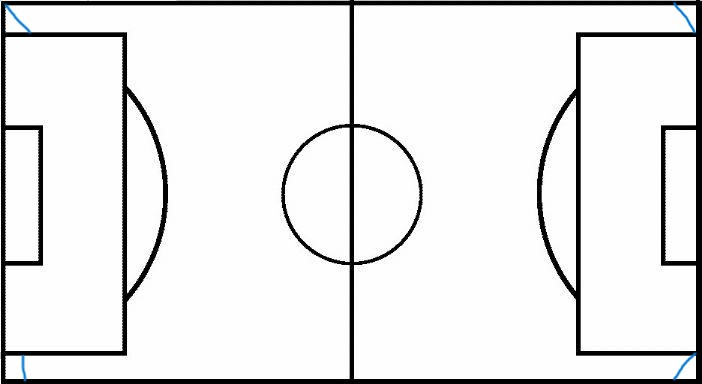
#> input picture images/0.jpg, 702 x 384 px
$ jupyter execute Part1_Homework1_244201001033_AKCAN_ERCAN.ipynb
#> lines starting #> are read from the running program, lines starting #| are printed output that depends on the picture; long printed decimals are rounded
### utils.py
import math
import numpy as np
import cv2 as cv
from sklearn.cluster import KMeans


# [17 lines left out: function image_resizer, not called in this run]


"""
Takes 2 lines that represented by 2 points(a 2D list)
Returns the junction points if it exits, False otherwise
"""
def get_junction(line1, line2):
	xdiff = (line1[0][0] - line1[1][0], line2[0][0] - line2[1][0])
	ydiff = (line1[0][1] - line1[1][1], line2[0][1] - line2[1][1])

	def det(a, b):
		return a[0] * b[1] - a[1] * b[0]

	div = det(xdiff, ydiff)
	if div == 0:
	   return False, False

	d = (det(*line1), det(*line2))
	x = det(d, xdiff) / div
	y = det(d, ydiff) / div
	return int(x), int(y)

"""
	Adds line to the destination frame
	Returns cartesian coordinates of the 2 points that belong to that line
"""
def add_line(lines, i, destination):
	rho = lines[i][0][0]
	theta = lines[i][0][1]
	a = math.cos(theta)
	b = math.sin(theta)
	x0 = a * rho
	y0 = b * rho
	pt1 = (int(x0 + 1000*(-b)), int(y0 + 1000*(a)))
	pt2 = (int(x0 - 1000*(-b)), int(y0 - 1000*(a)))
	cv.line(destination, pt1, pt2, (0,0,255), 1, cv.LINE_AA)
	return pt1, pt2
"""
Paints a rectangle of 4x4 pixel size on the frame with the center given
as x and y.
"""
def mark_point(x, y, frame, rbg=(0,255,0)):
		p1 = (int(x-2),int(y-2))
		p2 = (int(x+2),int(y+2))
		cv.rectangle(frame, p1, p2, rbg, 3, cv.LINE_AA)

"""
Marks all points using mark_point() function
"""
def mark_all(points, frame, rbg=(0,255,0)):
	for p in points:
		mark_point(p[0], p[1], frame,rbg)

"""
Given a list of lines that are represent by 2 2D points
returns all junction points by using get_junction() for each
pair of points
"""
def junctions(lines):
	intersections = []
	for i in range(0,len(lines)-1):
		for j in range(i+1, len(lines)):
			x, y = get_junction(lines[i], lines[j])
			if(x and y):
				intersections.append([x,y])
	return intersections

"""
Applies K-Means on the given list of 2D points. Returns n number of
cluster centers.
"""
def kmeans_centers(points, n):
	if len(points) < n:
		return None
	else:
		arr = np.asarray(points)
		kmeans = KMeans(n_clusters=n, random_state=0).fit(arr)
		return kmeans.cluster_centers_

"""
Weeds out the points that are out of the camera resolution.
"""
def get_noninf(points):
	noninfs = []
	for p in points:
		# This is bad and should be more modular
		if not (p[0] > 638 or p[0] < 0 or p[1] > 478 or p[1] <0):
			noninfs.append(p)
	return noninfs

"""
Calculates the corners for the biggest rectangle in the model image
This should be generalized in decide_points() function but this will
do for now.

Or this could be called for near right angles, camera position exaclty
towards the middle of the field.

Returns top, bot : 2 arrays of size 2 thah each hold 2 points.
Top Left > Top Right : Bottom Left > Bottom Right
"""
def get_model_corners(points):
	top = []
	bot = []
	sum_x = 0
	sum_y = 0
	for p in points:
		sum_x += p[0]
		sum_y += p[1]

	avg_x = sum_x / len(points)
	avg_y = sum_y / len(points)

	for p in points:
		if p[1] > avg_y:	# Y gets bigger at bottom pixels
			bot.append([int(p[0]),int(p[1])])
		else:
			top.append([int(p[0]),int(p[1])])

	if(len(top) >= 5 and len(bot) >= 5):
		top.sort(key = lambda x: x[0])
		bot.sort(key = lambda x: x[0])

		top_corner = [top[0], top[-1]]
		bot_corner = [bot[0], bot[-1]]

		return top_corner, bot_corner
	else:
		return [], []

"""
Calculate the euclidean distance between p1 and p2
"""
def distance(p1, p2):
	xdiff = p1[0] - p2[0]
	ydiff = p1[1] - p2[1]
	return math.sqrt(xdiff**2 + ydiff**2)

"""
Return top, bot : like get_model_lines but for 1-89 and 91-179 degree angles
"""
def get_frame_corners(points):
	top = [[],[]]
	bot = [[],[]]

	if points != []:
		p_min_x = min(points, key = lambda x: x[0])
		p_max_x = max(points, key = lambda x: x[0])
		p_min_y = min(points, key = lambda x: x[1])
		p_max_y = max(points, key = lambda x: x[1])

		top[0] = p_min_x
		top[1] = p_min_y
		bot[0] = p_max_y
		bot[1] = p_max_x

		d_diag = distance(top[0],bot[1])
		d_edge = distance(top[0],top[1])

		if d_edge == 0:
			d_edge = -1
		c = d_diag/d_edge
		print("D/E: ", c)
		if(c > 2):
			top[0] = p_min_y
			top[1] = p_max_x
			bot[0] = p_min_x
			bot[1] = p_max_y

		print("Points on top:", top)
		print("Points on bot:", bot)
		return top, bot
	else:
		return [], []

### Part1_Homework1_244201001033_AKCAN_ERCAN.ipynb
### Import Some Neccesary Library

[cell 1]
import cv2

from utils import *
import warnings
import numpy as np
from matplotlib import pyplot as plt

warnings.filterwarnings('ignore')

[cell 2]
def image_resizer(filePath, new_width):
    image = cv2.imread(filePath)
    height = image.shape[0]
    width = image.shape[1]

    ratio = new_width / width
    new_height = int(height * ratio)

    dimensions = (new_width, new_height)
    new_image = cv2.resize(image, dimensions, interpolation=cv2.INTER_LINEAR)
    return new_image

    # [5 lines of commented-out code are left out]

[cell 3]
h_theta = np.pi / 180
h_lines = None
h_srn = 0  # divisor for rho
h_stn = 0  # divisor for theta

# Canny
c_t1 = 50
c_t2 = c_t1 * 3

# Process model image=========================
model_img = cv.imread('images/0.jpg')
#> model_img is the input picture: shape (384, 702, 3); mean B, G, R 232.2, 232.1, 232
model_gray = cv.cvtColor(model_img, cv.COLOR_BGR2GRAY)
cv.imwrite("./output/model_gray_scale.jpg", model_gray)
model_canny = cv.Canny(model_gray, c_t1, c_t2)
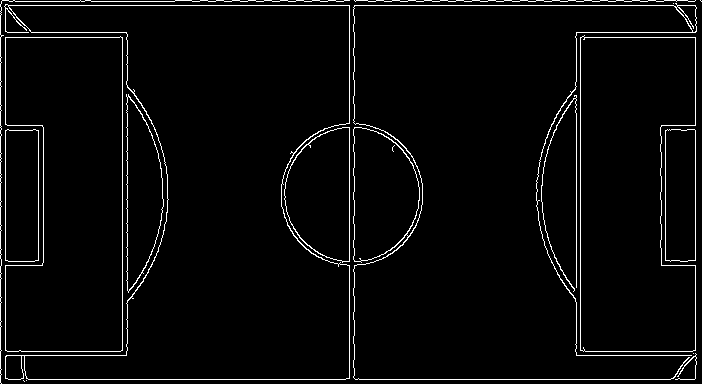
#> model_canny: shape (384, 702); 3.4% white in thin lines or dots
cv.imwrite("./output/model_canny_detected.jpg", model_gray)
model_lines = cv.cvtColor(model_canny, cv.COLOR_GRAY2BGR)
#> model_lines: shape (384, 702, 3); 3.4% white in thin lines or dots
source_lines = cv.HoughLines(model_canny, 1.1, h_theta, 247, h_lines, h_srn, h_stn)
#> source_lines = [[5.5, 1.57], [379.5, 1.57], [1.1, 1.57], [5.5, 0], [348.7, 0], [695.2, 0], [0, 0], [122.1, 0], [579.7, 0], [126.5, 0], [576.4, 0]]

linesP = cv.HoughLinesP(model_canny, 1, np.pi / 180, 50, None, 50, 10)
#> linesP = 26 rows, first 6: [0, 379, 694, 379], [0, 5, 695, 5], [695, 378, 695, 0], [192, 1, 343, 1], [349, 378, 349, 0], [576, 287, 576, 32]
cdstP = np.copy(cv.cvtColor(model_canny, cv.COLOR_GRAY2BGR))

if linesP is not None:
    for i in range(0, len(linesP)):
        l = linesP[i][0]
        cv.line(cdstP, (l[0], l[1]), (l[2], l[3]), (0,0,255), 3, cv.LINE_AA)
#> this loop made 26 passes
#> l on passes 1 to 12: [0, 379, 694, 379], [0, 5, 695, 5], [695, 378, 695, 0], [192, 1, 343, 1], [349, 378, 349, 0], [576, 287, 576, 32], [122, 355, 122, 32], [580, 355, 580, 32], [5, 378, 5, 0], [0, 32, 126, 32], [0, 382, 0, 4], [354, 378, 354, 0]
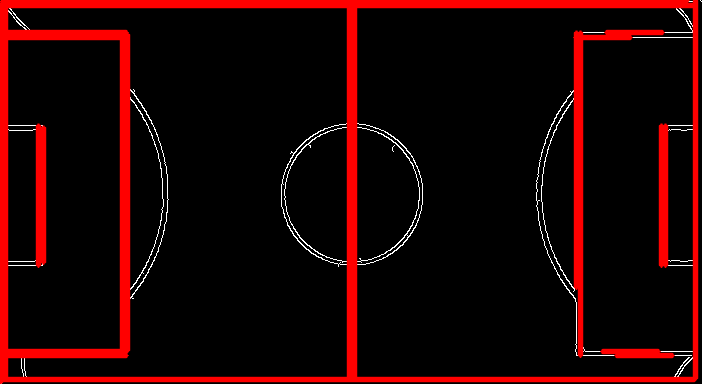
#> cdstP: shape (384, 702, 3); mean of channels 0, 1, 2 2.5, 2.5, 31.7; drawn as B, G, R

cv.imwrite("./output/model_hough_lines.jpg", cdstP)

cartesian_lines = []
if source_lines is not None:
    for i in range(0, len(source_lines)):
        pt1, pt2 = add_line(source_lines, i, model_lines)
        cartesian_lines.append([[pt1[0], pt1[1]], [pt2[0], pt2[1]]])
#> this loop made 11 passes
#> (rho in add_line, theta in add_line, a in add_line, b in add_line, x0 in add_line, y0 in add_line, pt1, pt2) on passes 1 to 9: (5.5, 1.57, -4.37e-08, 1, -2.4e-07, 5.5, (-1000, 5), (999, 5)), (379.5, 1.57, -4.37e-08, 1, -1.66e-05, 379.5, (-1000, 379), (999, 379)), (1.1, 1.57, -4.37e-08, 1, -4.81e-08, 1.1, (-1000, 1), (999, 1)), (5.5, 0, 1, 0, 5.5, 0, (5, 1000), (5, -1000)), (348.7, 0, 1, 0, 348.7, 0, (348, 1000), (348, -1000)), (695.2, 0, 1, 0, 695.2, 0, (695, 1000), (695, -1000)), (0, 0, 1, 0, 0, 0, (0, 1000), (0, -1000)), (122.1, 0, 1, 0, 122.1, 0, (122, 1000), (122, -1000)), (579.7, 0, 1, 0, 579.7, 0, (579, 1000), (579, -1000))
#> after the loop, cartesian_lines = 11 items

# print("cartesian_lines:", cartesian_lines)
all_intersections = junctions(cartesian_lines)
#> the loop in junctions, `for i in range(0,len(lines)-1):` made 10 passes
#> after the loop in junctions, `for i in range(0,len(lines)-1):`: intersections = [[5, 5], [348, 5], [695, 5], [122, 5], [579, 5], [126, 5], [576, 5], [5, 379], [348, 379], [695, 379], [122, 379], [579, 379], [126, 379], [576, 379], [5, 1], [348, 1], [695, 1], [122, 1], [579, 1], [126, 1], [576, 1]]
#> all_intersections has the same summary as intersections in junctions
print("all_intersections:", all_intersections)
#> (printed output is left out)
cluster_centers = kmeans_centers(all_intersections, 10)
#> in kmeans_centers, `arr = np.asarray(points)`: arr = 21 rows, first 8: [5, 5], [348, 5], [695, 5], [122, 5], [579, 5], [126, 5], [576, 5], [5, 379]
#> cluster_centers = [[577.5, 379], [348, 3], [124, 379], [124, 3], [577.5, 3], [695, 3], [348, 379], [5, 3], [5, 379], [695, 379]]

mark_all(cluster_centers, model_lines)
#> the loop in mark_all, `for p in points:` made 10 passes
#> (p, p1 in mark_point, p2 in mark_point) on passes 1 to 10: ([577.5, 379], (575, 377), (579, 381)), ([348, 3], (346, 1), (350, 5)), ([124, 379], (122, 377), (126, 381)), ([124, 3], (122, 1), (126, 5)), ([577.5, 3], (575, 1), (579, 5)), ([695, 3], (693, 1), (697, 5)), ([348, 379], (346, 377), (350, 381)), ([5, 3], (3, 1), (7, 5)), ([5, 379], (3, 377), (7, 381)), ([695, 379], (693, 377), (697, 381))
cv.imwrite("model_lines.jpg", model_lines)
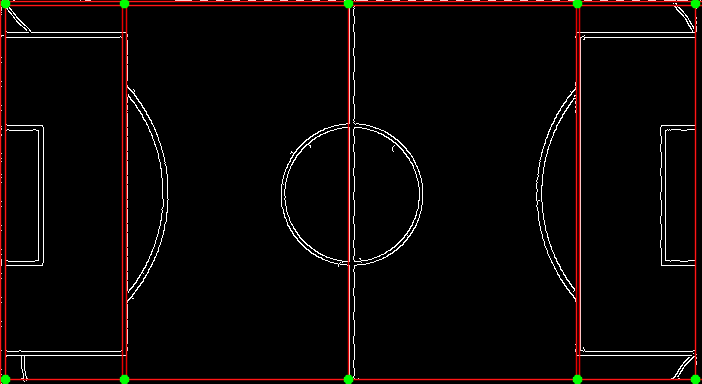
#> saved as model_lines.jpg: shape (384, 702, 3); mean B, G, R 5.4, 6.1, 11.6

# Calculate corners
m_top, m_bot = get_model_corners(cluster_centers)
#> the loop in get_model_corners, `for p in points:` made 10 passes
#> (p, sum_x, sum_y) on passes 2 to 10: ([348, 3], 925.5, 382), ([124, 379], 1049.5, 761), ([124, 3], 1173.5, 764), ([577.5, 3], 1751, 767), ([695, 3], 2446, 770), ([348, 379], 2794, 1149), ([5, 3], 2799, 1152), ([5, 379], 2804, 1531), ([695, 379], 3499, 1910)
#> after the loop in get_model_corners, `for p in points:`: sum_x = 3499; sum_y = 1910
#> in get_model_corners, `avg_x = sum_x / len(points)`: avg_x = 349.9
#> in get_model_corners, `avg_y = sum_y / len(points)`: avg_y = 191
#> the loop in get_model_corners, `for p in points:` made 10 passes
#> after the loop in get_model_corners, `for p in points:`: bot = [[577, 379], [124, 379], [348, 379], [5, 379], [695, 379]]; top = [[348, 3], [124, 3], [577, 3], [695, 3], [5, 3]]
#> in get_model_corners, `top_corner = [top[0], top[-1]]`: top_corner = [[5, 3], [695, 3]]
#> in get_model_corners, `bot_corner = [bot[0], bot[-1]]`: bot_corner = [[5, 379], [695, 379]]
#> m_top = [[5, 3], [695, 3]]; m_bot = [[5, 379], [695, 379]]
print("Cluster centers:", cluster_centers)
#| Cluster centers: [[577.5 379. ]
#|  [348.    3. ]
#|  [124.  379. ]
#|  [124.    3. ]
#|  [577.5   3. ]
#|  [695.    3. ]
#|  [348.  379. ]
#|  [  5.    3. ]
#|  [  5.  379. ]
#|  [695.  379. ]]
print("Points on top:", m_top)
#| Points on top: [[5, 3], [695, 3]]
print("Points on bot:", m_bot)
#| Points on bot: [[5, 379], [695, 379]]
model_joined_topbot = m_top + m_bot
#> model_joined_topbot = [[5, 3], [695, 3], [5, 379], [695, 379]]

[cell 4]
image_file = './images/1_man.jpg'
default_width = 700
frame_raw = cv.imread(image_file)
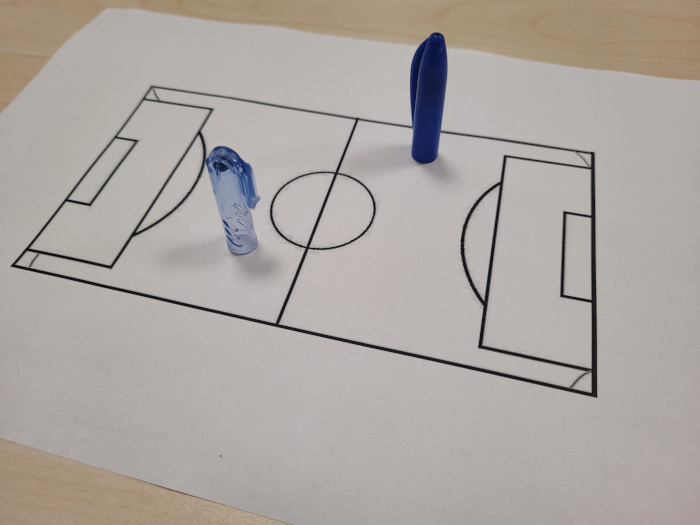
#> input picture images/1_man.jpg, 700 x 525 px
#> frame_raw is the input picture: shape (525, 700, 3); mean B, G, R 161.5, 166.4, 172.5

if frame_raw.shape[1] > default_width:
    new_image = image_resizer(image_file, default_width)
    # cv.imwrite("7_scaler.jpg", new_image)
    frame_raw = cv.cvtColor(new_image, cv.COLOR_BGR2GRAY)

src = frame_raw
dst = cv.Canny(src, 50, 200, None, 3)
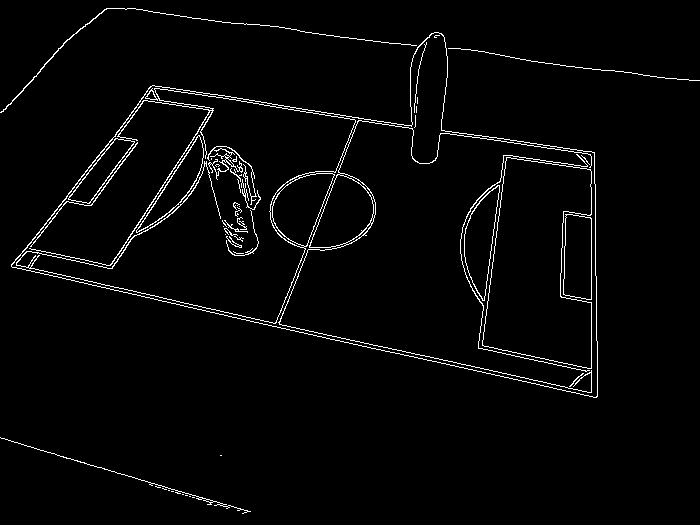
#> dst: shape (525, 700); 2.5% white in thin lines or dots
cdst = cv.cvtColor(dst, cv.COLOR_GRAY2BGR)
#> cdst: shape (525, 700, 3); 2.5% white in thin lines or dots

cv.imwrite("input-gray-image.jpg", cv.cvtColor(frame_raw, cv.COLOR_BGR2GRAY))
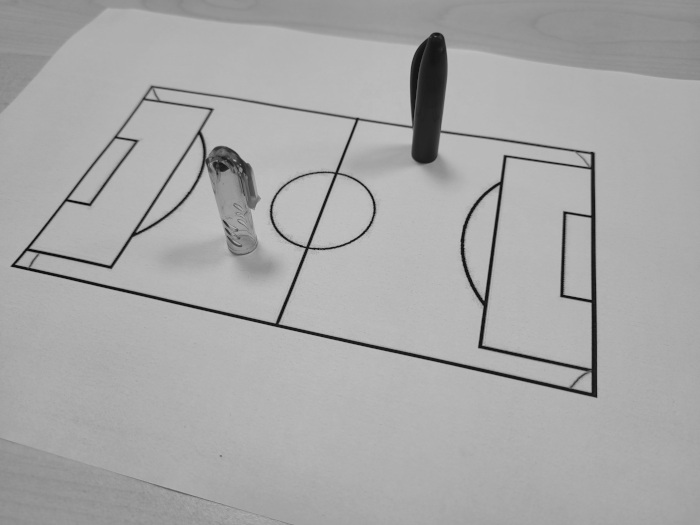
#> saved as input-gray-image.jpg: shape (525, 700); min 9, max 197, mean 167.6
cv.imwrite("input-canny.jpg", cdst)

frame_lines = dst
cartesian_lines = []
lines = cv.HoughLines(dst, 1, np.pi / 180, 110, None, 0, 0)
#> lines = 26 rows, first 8: [60, 1.73], [253, 1.8], [591, 0], [259, 1.78], [256, 1.8], [62, 1.73], [67, 1.71], [173, 0.663]

#Draw hough Lines

if lines is not None:
    for i in range(0, len(lines)):
        rho = lines[i][0][0]
        theta = lines[i][0][1]
        a = math.cos(theta)
        b = math.sin(theta)
        x0 = a * rho
        y0 = b * rho
        pt1 = (int(x0 + 1000*(-b)), int(y0 + 1000*(a)))
        pt2 = (int(x0 - 1000*(-b)), int(y0 - 1000*(a)))
        cv.line(cdst, pt1, pt2, (0,0,255), 3, cv.LINE_AA)
#> this loop made 26 passes
#> (rho, theta, a, b, x0, y0, pt1, pt2) on passes 1 to 10: (60, 1.73, -0.156, 0.988, -9.39, 59.26, (-997, -97), (978, 215)), (253, 1.8, -0.225, 0.974, -56.91, 246.5, (-1031, 21), (917, 471)), (591, 0, 1, 0, 591, 0, (591, 1000), (591, -1000)), (259, 1.78, -0.208, 0.978, -53.85, 253.3, (-1031, 45), (924, 461)), (256, 1.8, -0.225, 0.974, -57.59, 249.4, (-1031, 24), (916, 474)), (62, 1.73, -0.156, 0.988, -9.7, 61.24, (-997, -95), (977, 217)), (67, 1.71, -0.139, 0.99, -9.32, 66.35, (-999, -72), (980, 205)), (173, 0.663, 0.788, 0.616, 136.3, 106.5, (-479, 894), (751, -681)), (237, 0.576, 0.839, 0.545, 198.8, 129.1, (-345, 967), (743, -709)), (-5, 1.69, -0.122, 0.993, 0.609, -4.96, (-991, -126), (993, 116))
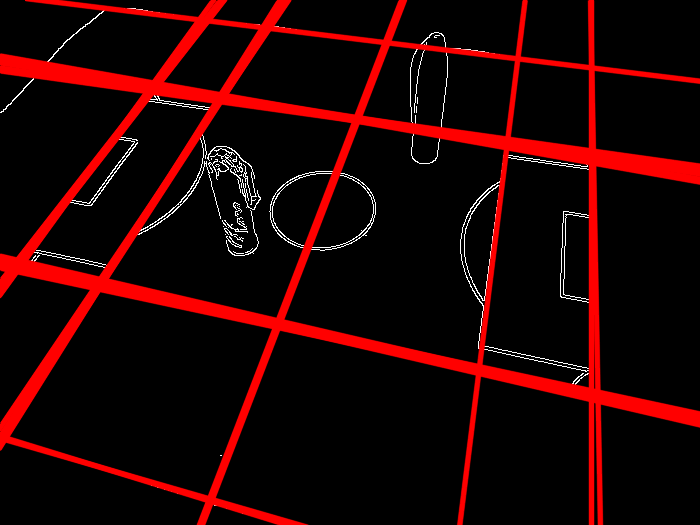
#> cdst: shape (525, 700, 3); mean B, G, R 2.8, 2.8, 34.3

cv.imwrite("input-image-hough-lines.jpg", cdst)

if lines is not None:
    for i in range(0, len(lines)):
        pt1, pt2 = add_line(lines, i, frame_lines)
        cartesian_lines.append([[pt1[0], pt1[1]], [pt2[0], pt2[1]]])

junction_points = junctions(cartesian_lines)
#> the loop in junctions (call 2), `for i in range(0,len(lines)-1):` made 25 passes
junction_points_normalized = []

for junction_point in junction_points:
    if (junction_point[0] > 0 and junction_point[1] > 0):
        if (junction_point[0] < src.shape[1] and junction_point[1] > src.shape[0]):
            junction_points_normalized.append(junction_point)
#> this loop made 318 passes
#> junction_point on passes 1 to 3: [-2720, -369], [591, 153], [-3719, -527]

cluster_centers = kmeans_centers(junction_points, 25)
mark_all(junction_points, frame_lines, rbg=(0, 0, 255))
#> the loop in mark_all (call 2), `for p in points:` made 318 passes

printed = ''
for cluster_center in cluster_centers:
    printed += str(cluster_center) + ', '
#> this loop made 25 passes
#> cluster_center on passes 1 to 12: [199.5, 87.32], [-53548, -12114], [-23392, -4055], [43417, 6145], [-2946.2, -408.8], [-5666.2, -938.5], [588, -477.2], [-25988, -4045], [-2114.8, -226.2], [-3769.1, -554.8], [548.5, 600], [-26316, -5820]

print(printed)
#> (printed output is left out)

warped_img = []
n_noninf = get_noninf(cluster_centers)
#> the loop in get_noninf, `for p in points:` made 25 passes
if (len(n_noninf) >= 4):
    top, bot = get_frame_corners(n_noninf)
#| D/E:  2.271
#| Points on top: [array([199.526,  87.316]), array([565.522, 133.696])]
#| Points on bot: [array([ 67.513, 272.846]), array([555.944, 385.833])]
    frame_joined_topbot = top + bot
    if (len(frame_joined_topbot) == 4):
        # Calculate the mask for the warping
        mask, status = cv.findHomography(np.array(frame_joined_topbot), np.array(model_joined_topbot))
        print("Mask:\n", mask)
#| Mask:
#|  [[ 2.61280309e+00  1.87087799e+00 -6.78266530e+02]
#|  [-4.03975065e-01  3.20257258e+00 -1.95183303e+02]
#|  [ 2.96542741e-04  2.56037551e-03  1.00000000e+00]]
        # Get frame resolution for cv.warpPerspective()
        height, width, channels = model_img.shape
        warped_img = cv.warpPerspective(frame_raw, mask, (width, height))
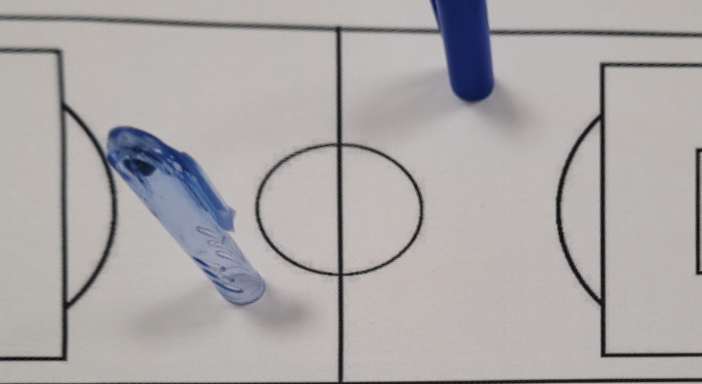
#> warped_img: shape (384, 702, 3); mean B, G, R 167.8, 167.8, 171.3

    mark_all(n_noninf, frame_lines)
    print("Clusters: ", len(n_noninf))  # Number of cluster centers on screen
#| Clusters:  6

cv.imshow("Model", warped_img)
# cv.imwrite("./output/warped_image.jpg", warped_img)
cv.imwrite("warped_image.jpg", warped_img)
cv.waitKey(0)
cv.destroyAllWindows()

# 6_man
# 14,280 +   [ 26.36708861, 161.91139241]
# 470,463 +  [467.25       407.37068966]
# 620,122 +  [601.65934066 134.13186813]
# 414,49 +  [371.79054054  45.22297297]
# cv.imwrite("warper.jpg", warped_img)
